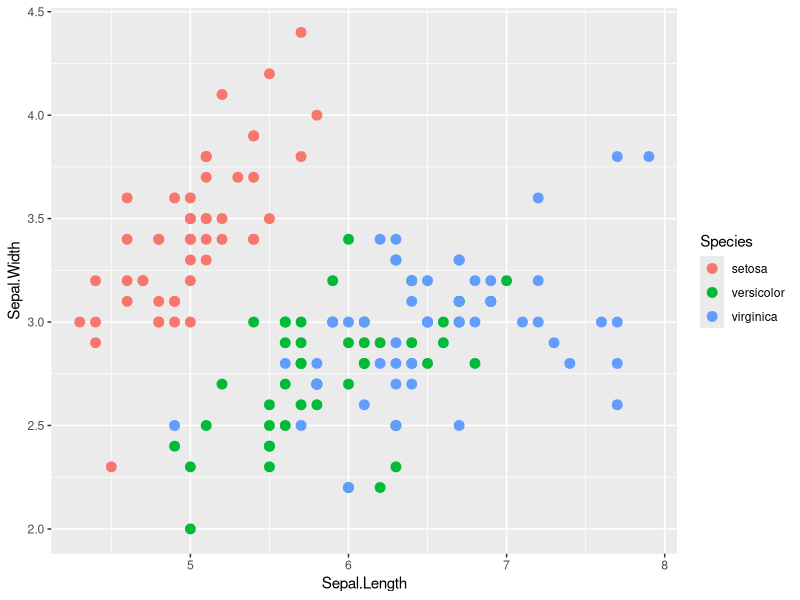

Write the R code that produced this figure.

a <- 2

a

library(dplyr)
iris

iris[2, 'Sepal.Width']

0.98 * 300 + 0.02 * 350

(48 * 35 + 2 * 80) / 50.

library(ggplot2)
ggplot(data=iris, aes(x=Sepal.Length, y=Sepal.Width, color=Species)) + geom_point(size=3)


